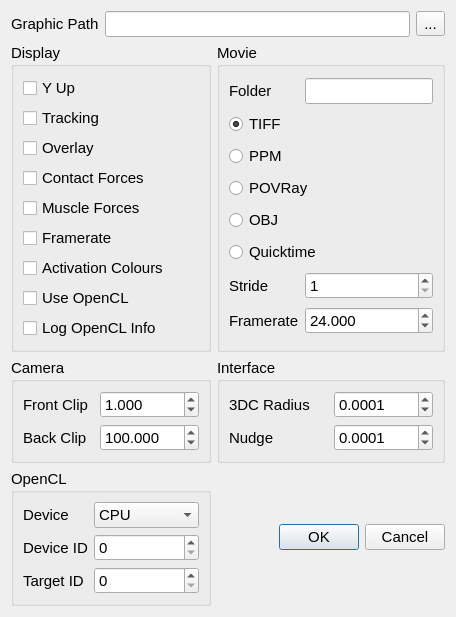
<?xml version="1.0" encoding="UTF-8"?>
<ui version="4.0">
 <class>DialogPreferences</class>
 <widget class="QDialog" name="DialogPreferences">
  <property name="geometry">
   <rect>
    <x>0</x>
    <y>0</y>
    <width>456</width>
    <height>541</height>
   </rect>
  </property>
  <property name="font">
   <font>
    <pointsize>11</pointsize>
   </font>
  </property>
  <property name="windowTitle">
   <string>Preferences</string>
  </property>
  <layout class="QGridLayout" name="gridLayout">
   <item row="2" column="0">
    <widget class="QGroupBox" name="groupBox">
     <property name="font">
      <font>
       <pointsize>11</pointsize>
      </font>
     </property>
     <property name="title">
      <string>Display</string>
     </property>
     <layout class="QGridLayout" name="gridLayout_2">
      <item row="6" column="0">
       <widget class="QCheckBox" name="checkBoxActivationColours">
        <property name="font">
         <font>
          <pointsize>11</pointsize>
         </font>
        </property>
        <property name="text">
         <string>Activation Colours</string>
        </property>
       </widget>
      </item>
      <item row="2" column="0">
       <widget class="QCheckBox" name="checkBoxOverlay">
        <property name="font">
         <font>
          <pointsize>11</pointsize>
         </font>
        </property>
        <property name="text">
         <string>Overlay</string>
        </property>
       </widget>
      </item>
      <item row="5" column="0">
       <widget class="QCheckBox" name="checkBoxFramerate">
        <property name="font">
         <font>
          <pointsize>11</pointsize>
         </font>
        </property>
        <property name="text">
         <string>Framerate</string>
        </property>
       </widget>
      </item>
      <item row="4" column="0">
       <widget class="QCheckBox" name="checkBoxMuscleForce">
        <property name="font">
         <font>
          <pointsize>11</pointsize>
         </font>
        </property>
        <property name="text">
         <string>Muscle Forces</string>
        </property>
       </widget>
      </item>
      <item row="3" column="0">
       <widget class="QCheckBox" name="checkBoxContactForce">
        <property name="font">
         <font>
          <pointsize>11</pointsize>
         </font>
        </property>
        <property name="text">
         <string>Contact Forces</string>
        </property>
       </widget>
      </item>
      <item row="7" column="0">
       <widget class="QCheckBox" name="checkBoxOpenCL">
        <property name="font">
         <font>
          <pointsize>11</pointsize>
         </font>
        </property>
        <property name="text">
         <string>Use OpenCL</string>
        </property>
       </widget>
      </item>
      <item row="8" column="0">
       <widget class="QCheckBox" name="checkBoxOpenCLLog">
        <property name="font">
         <font>
          <pointsize>11</pointsize>
         </font>
        </property>
        <property name="text">
         <string>Log OpenCL Info</string>
        </property>
       </widget>
      </item>
      <item row="0" column="0">
       <widget class="QCheckBox" name="checkBoxYUp">
        <property name="font">
         <font>
          <pointsize>11</pointsize>
         </font>
        </property>
        <property name="text">
         <string>Y Up</string>
        </property>
       </widget>
      </item>
      <item row="1" column="0">
       <widget class="QCheckBox" name="checkBoxTracking">
        <property name="font">
         <font>
          <pointsize>11</pointsize>
         </font>
        </property>
        <property name="text">
         <string>Tracking</string>
        </property>
       </widget>
      </item>
     </layout>
    </widget>
   </item>
   <item row="2" column="1">
    <widget class="QGroupBox" name="groupBox_2">
     <property name="font">
      <font>
       <pointsize>11</pointsize>
      </font>
     </property>
     <property name="title">
      <string>Movie</string>
     </property>
     <layout class="QGridLayout" name="gridLayout_6">
      <item row="0" column="0">
       <widget class="QLabel" name="label_10">
        <property name="font">
         <font>
          <pointsize>11</pointsize>
         </font>
        </property>
        <property name="text">
         <string>Folder</string>
        </property>
       </widget>
      </item>
      <item row="0" column="1">
       <widget class="QLineEdit" name="lineEditMovieFolder"/>
      </item>
      <item row="1" column="0" colspan="2">
       <widget class="QRadioButton" name="radioButtonTIFF">
        <property name="font">
         <font>
          <pointsize>11</pointsize>
         </font>
        </property>
        <property name="text">
         <string>TIFF</string>
        </property>
        <property name="checked">
         <bool>true</bool>
        </property>
       </widget>
      </item>
      <item row="3" column="0" colspan="2">
       <widget class="QRadioButton" name="radioButtonPOVRay">
        <property name="font">
         <font>
          <pointsize>11</pointsize>
         </font>
        </property>
        <property name="text">
         <string>POVRay</string>
        </property>
       </widget>
      </item>
      <item row="2" column="0" colspan="2">
       <widget class="QRadioButton" name="radioButtonPPM">
        <property name="font">
         <font>
          <pointsize>11</pointsize>
         </font>
        </property>
        <property name="text">
         <string>PPM</string>
        </property>
       </widget>
      </item>
      <item row="4" column="0" colspan="2">
       <widget class="QRadioButton" name="radioButtonOBJ">
        <property name="font">
         <font>
          <pointsize>11</pointsize>
         </font>
        </property>
        <property name="text">
         <string>OBJ</string>
        </property>
       </widget>
      </item>
      <item row="6" column="0">
       <widget class="QLabel" name="label_11">
        <property name="font">
         <font>
          <pointsize>11</pointsize>
         </font>
        </property>
        <property name="text">
         <string>Stride</string>
        </property>
       </widget>
      </item>
      <item row="6" column="1">
       <widget class="QSpinBox" name="spinBoxSkip">
        <property name="mouseTracking">
         <bool>true</bool>
        </property>
        <property name="toolTip">
         <string>Set the device number - usually zero</string>
        </property>
        <property name="statusTip">
         <string>Set the device number - usually zero</string>
        </property>
        <property name="minimum">
         <number>1</number>
        </property>
        <property name="maximum">
         <number>999999</number>
        </property>
        <property name="value">
         <number>1</number>
        </property>
       </widget>
      </item>
      <item row="7" column="0">
       <widget class="QLabel" name="label_14">
        <property name="font">
         <font>
          <pointsize>11</pointsize>
         </font>
        </property>
        <property name="text">
         <string>Framerate</string>
        </property>
       </widget>
      </item>
      <item row="7" column="1">
       <widget class="QDoubleSpinBox" name="doubleSpinBoxFramerate">
        <property name="sizePolicy">
         <sizepolicy hsizetype="Minimum" vsizetype="Fixed">
          <horstretch>0</horstretch>
          <verstretch>0</verstretch>
         </sizepolicy>
        </property>
        <property name="mouseTracking">
         <bool>true</bool>
        </property>
        <property name="decimals">
         <number>3</number>
        </property>
        <property name="minimum">
         <double>0.001000000000000</double>
        </property>
        <property name="maximum">
         <double>99999.000000000000000</double>
        </property>
        <property name="value">
         <double>24.000000000000000</double>
        </property>
       </widget>
      </item>
      <item row="5" column="0" colspan="2">
       <widget class="QRadioButton" name="radioButtonQuicktime">
        <property name="font">
         <font>
          <pointsize>11</pointsize>
         </font>
        </property>
        <property name="text">
         <string>Quicktime</string>
        </property>
       </widget>
      </item>
     </layout>
    </widget>
   </item>
   <item row="3" column="0">
    <widget class="QGroupBox" name="groupBox_3">
     <property name="font">
      <font>
       <pointsize>11</pointsize>
      </font>
     </property>
     <property name="title">
      <string>Camera</string>
     </property>
     <layout class="QGridLayout" name="gridLayout_3">
      <item row="0" column="0">
       <widget class="QLabel" name="label_5">
        <property name="font">
         <font>
          <pointsize>11</pointsize>
         </font>
        </property>
        <property name="text">
         <string>Front Clip</string>
        </property>
       </widget>
      </item>
      <item row="0" column="1">
       <widget class="QDoubleSpinBox" name="doubleSpinBoxFrontClip">
        <property name="sizePolicy">
         <sizepolicy hsizetype="Minimum" vsizetype="Fixed">
          <horstretch>0</horstretch>
          <verstretch>0</verstretch>
         </sizepolicy>
        </property>
        <property name="mouseTracking">
         <bool>true</bool>
        </property>
        <property name="decimals">
         <number>3</number>
        </property>
        <property name="minimum">
         <double>0.001000000000000</double>
        </property>
        <property name="maximum">
         <double>99999.000000000000000</double>
        </property>
        <property name="value">
         <double>1.000000000000000</double>
        </property>
       </widget>
      </item>
      <item row="1" column="0">
       <widget class="QLabel" name="label_6">
        <property name="font">
         <font>
          <pointsize>11</pointsize>
         </font>
        </property>
        <property name="text">
         <string>Back Clip</string>
        </property>
       </widget>
      </item>
      <item row="1" column="1">
       <widget class="QDoubleSpinBox" name="doubleSpinBoxBackClip">
        <property name="sizePolicy">
         <sizepolicy hsizetype="Minimum" vsizetype="Fixed">
          <horstretch>0</horstretch>
          <verstretch>0</verstretch>
         </sizepolicy>
        </property>
        <property name="mouseTracking">
         <bool>true</bool>
        </property>
        <property name="decimals">
         <number>3</number>
        </property>
        <property name="minimum">
         <double>0.001000000000000</double>
        </property>
        <property name="maximum">
         <double>99999.000000000000000</double>
        </property>
        <property name="singleStep">
         <double>1.000000000000000</double>
        </property>
        <property name="value">
         <double>100.000000000000000</double>
        </property>
       </widget>
      </item>
     </layout>
    </widget>
   </item>
   <item row="3" column="1">
    <widget class="QGroupBox" name="groupBox_4">
     <property name="title">
      <string>Interface</string>
     </property>
     <layout class="QGridLayout" name="gridLayout_5">
      <item row="0" column="0">
       <widget class="QLabel" name="label_12">
        <property name="font">
         <font>
          <pointsize>11</pointsize>
         </font>
        </property>
        <property name="text">
         <string>3DC Radius</string>
        </property>
       </widget>
      </item>
      <item row="0" column="1">
       <widget class="QDoubleSpinBox" name="doubleSpinBoxCursorRadius">
        <property name="sizePolicy">
         <sizepolicy hsizetype="Minimum" vsizetype="Fixed">
          <horstretch>0</horstretch>
          <verstretch>0</verstretch>
         </sizepolicy>
        </property>
        <property name="mouseTracking">
         <bool>true</bool>
        </property>
        <property name="decimals">
         <number>4</number>
        </property>
        <property name="maximum">
         <double>999.000000000000000</double>
        </property>
        <property name="singleStep">
         <double>0.000500000000000</double>
        </property>
        <property name="value">
         <double>0.000100000000000</double>
        </property>
       </widget>
      </item>
      <item row="1" column="0">
       <widget class="QLabel" name="label_13">
        <property name="font">
         <font>
          <pointsize>11</pointsize>
         </font>
        </property>
        <property name="text">
         <string>Nudge</string>
        </property>
       </widget>
      </item>
      <item row="1" column="1">
       <widget class="QDoubleSpinBox" name="doubleSpinBoxNudge">
        <property name="sizePolicy">
         <sizepolicy hsizetype="Minimum" vsizetype="Fixed">
          <horstretch>0</horstretch>
          <verstretch>0</verstretch>
         </sizepolicy>
        </property>
        <property name="mouseTracking">
         <bool>true</bool>
        </property>
        <property name="decimals">
         <number>4</number>
        </property>
        <property name="maximum">
         <double>999.000000000000000</double>
        </property>
        <property name="singleStep">
         <double>0.000500000000000</double>
        </property>
        <property name="value">
         <double>0.000100000000000</double>
        </property>
       </widget>
      </item>
     </layout>
    </widget>
   </item>
   <item row="4" column="0">
    <widget class="QGroupBox" name="groupBox_5">
     <property name="title">
      <string>OpenCL</string>
     </property>
     <layout class="QGridLayout" name="gridLayout_4">
      <item row="0" column="0">
       <widget class="QLabel" name="label_7">
        <property name="font">
         <font>
          <pointsize>11</pointsize>
         </font>
        </property>
        <property name="text">
         <string>Device</string>
        </property>
       </widget>
      </item>
      <item row="0" column="1">
       <widget class="QComboBox" name="comboBoxOpenCLDevice">
        <property name="toolTip">
         <string>Choose the OpenCL device to use</string>
        </property>
        <property name="statusTip">
         <string>Choose the OpenCL device to use</string>
        </property>
        <item>
         <property name="text">
          <string>CPU</string>
         </property>
        </item>
        <item>
         <property name="text">
          <string>GPU</string>
         </property>
        </item>
        <item>
         <property name="text">
          <string>Accelerator</string>
         </property>
        </item>
       </widget>
      </item>
      <item row="1" column="1">
       <widget class="QSpinBox" name="spinBoxOpenCLDeviceNumber">
        <property name="mouseTracking">
         <bool>true</bool>
        </property>
        <property name="toolTip">
         <string>Set the device number - usually zero</string>
        </property>
        <property name="statusTip">
         <string>Set the device number - usually zero</string>
        </property>
        <property name="minimum">
         <number>0</number>
        </property>
        <property name="maximum">
         <number>99999</number>
        </property>
        <property name="value">
         <number>0</number>
        </property>
       </widget>
      </item>
      <item row="1" column="0">
       <widget class="QLabel" name="label_8">
        <property name="font">
         <font>
          <pointsize>11</pointsize>
         </font>
        </property>
        <property name="text">
         <string>Device ID</string>
        </property>
       </widget>
      </item>
      <item row="2" column="1">
       <widget class="QSpinBox" name="spinBoxOpenCLTargetPlatform">
        <property name="mouseTracking">
         <bool>true</bool>
        </property>
        <property name="toolTip">
         <string>Set the target platform number - usually zero</string>
        </property>
        <property name="statusTip">
         <string>Set the target platform number - usually zero</string>
        </property>
        <property name="minimum">
         <number>0</number>
        </property>
        <property name="maximum">
         <number>99999</number>
        </property>
        <property name="value">
         <number>0</number>
        </property>
       </widget>
      </item>
      <item row="2" column="0">
       <widget class="QLabel" name="label_9">
        <property name="font">
         <font>
          <pointsize>11</pointsize>
         </font>
        </property>
        <property name="text">
         <string>Target ID</string>
        </property>
       </widget>
      </item>
     </layout>
    </widget>
   </item>
   <item row="4" column="1">
    <widget class="QDialogButtonBox" name="buttonBox">
     <property name="sizePolicy">
      <sizepolicy hsizetype="Preferred" vsizetype="Preferred">
       <horstretch>0</horstretch>
       <verstretch>0</verstretch>
      </sizepolicy>
     </property>
     <property name="font">
      <font>
       <weight>50</weight>
       <bold>false</bold>
      </font>
     </property>
     <property name="orientation">
      <enum>Qt::Horizontal</enum>
     </property>
     <property name="standardButtons">
      <set>QDialogButtonBox::Cancel|QDialogButtonBox::Ok</set>
     </property>
    </widget>
   </item>
   <item row="0" column="0" colspan="2">
    <layout class="QHBoxLayout" name="horizontalLayout">
     <item>
      <widget class="QLabel" name="label">
       <property name="font">
        <font>
         <pointsize>11</pointsize>
        </font>
       </property>
       <property name="text">
        <string>Graphic Path</string>
       </property>
      </widget>
     </item>
     <item>
      <widget class="QLineEdit" name="lineEditGraphicPath"/>
     </item>
     <item>
      <widget class="QToolButton" name="toolButtonGraphicPath">
       <property name="text">
        <string>...</string>
       </property>
      </widget>
     </item>
    </layout>
   </item>
  </layout>
 </widget>
 <resources/>
 <connections>
  <connection>
   <sender>buttonBox</sender>
   <signal>accepted()</signal>
   <receiver>DialogPreferences</receiver>
   <slot>accept()</slot>
   <hints>
    <hint type="sourcelabel">
     <x>248</x>
     <y>254</y>
    </hint>
    <hint type="destinationlabel">
     <x>157</x>
     <y>274</y>
    </hint>
   </hints>
  </connection>
  <connection>
   <sender>buttonBox</sender>
   <signal>rejected()</signal>
   <receiver>DialogPreferences</receiver>
   <slot>reject()</slot>
   <hints>
    <hint type="sourcelabel">
     <x>316</x>
     <y>260</y>
    </hint>
    <hint type="destinationlabel">
     <x>286</x>
     <y>274</y>
    </hint>
   </hints>
  </connection>
  <connection>
   <sender>toolButtonGraphicPath</sender>
   <signal>clicked()</signal>
   <receiver>DialogPreferences</receiver>
   <slot>graphicsPathBrowse()</slot>
   <hints>
    <hint type="sourcelabel">
     <x>387</x>
     <y>36</y>
    </hint>
    <hint type="destinationlabel">
     <x>408</x>
     <y>51</y>
    </hint>
   </hints>
  </connection>
 </connections>
 <slots>
  <slot>graphicsPathBrowse()</slot>
 </slots>
</ui>
